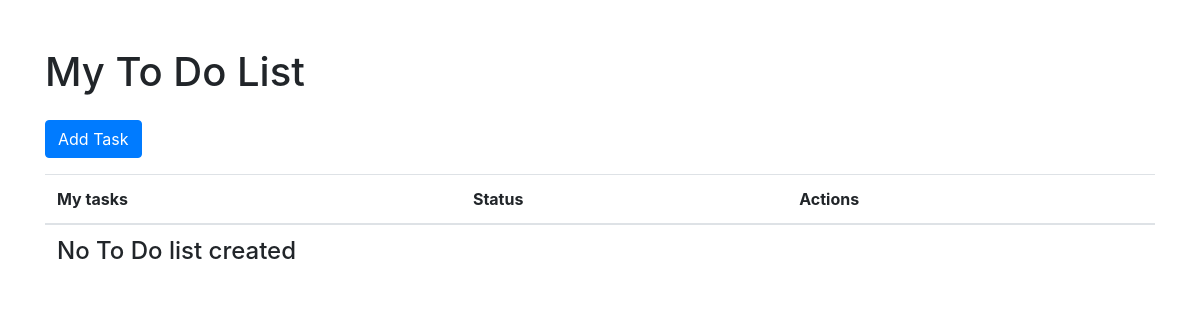
/, run on an earlier commit of the app's database.
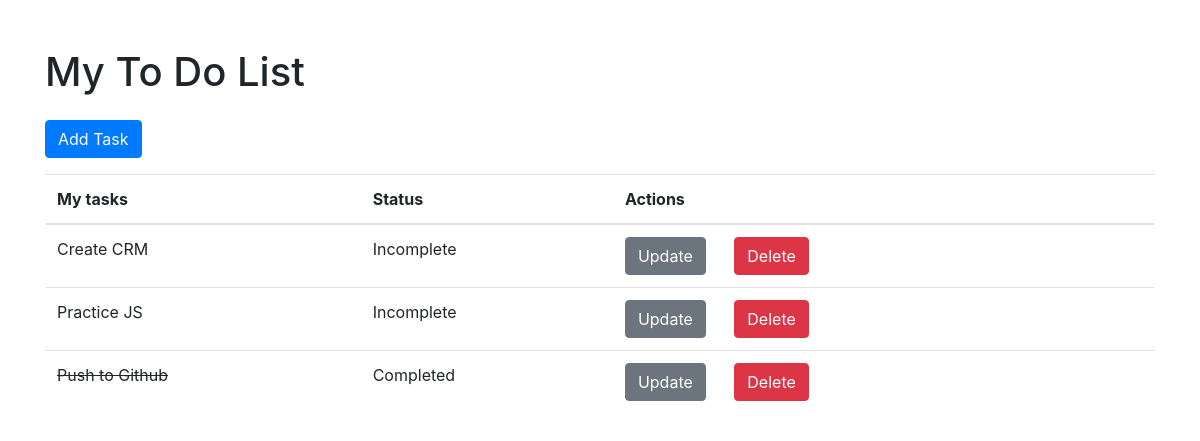
And on a later commit of the database.
### base/models.py (models this page shows, shortened)
class Task(models.Model):
    user=models.ForeignKey(User, on_delete=models.CASCADE,null=True,blank=True)
    title=models.CharField( max_length=50)
    description=models.TextField(null=True,blank=True)
    complete=models.BooleanField(default=False)
    create=models.DateTimeField(auto_now_add=True)
    class Meta:
      ordering=['complete']

### base/views.py (the view)
# urls.py: path("",views.taskList,name="home"),
def taskList(request):
    context={}
    data=Task.objects.all()
    form=TaskForm()
    if request.method=="POST":
        form=TaskForm(request.POST)
        if form.is_valid():
            form.save()
            return redirect("/")
    context['data']=data
    context['form']=form
    return render(request,'base/task_list.html',context)

### base/templates/base/task_list.html (shortened to what this page needs)
{% extends 'base/base.html' %} {% block content %}
<div class="container mt-5">
  <h1 class="mt-5">My To Do List</h1>
  <button onclick="openPopup()" class="btn btn-primary mt-3">Add Task</button>
  <table class="table mt-3">
    <thead>
      <tr>
        <th scope="col">My tasks</th>
        <th scope="col">Status</th>
        <th scope="col">Actions</th>
      </tr>
    </thead>
    <tbody>
      {% for task in data %}
      <tr>
        {% if task.complete %}
        <td><strike>{{ task.title }}</strike></td>
        <td>Completed</td>
        {% else %}
        <td>{{ task.title }}</td>
        <td>Incomplete</td>
        {% endif %}
        <td>
          <a href='{% url "updateTask" task.id %}' class="btn btn-secondary"
            >Update</a
          >
          <a href='{% url "deleteTask" task.id %}' class="mx-4 btn btn-danger"
            >Delete</a
          >
        </td>
      </tr>
      {% empty %}
      <tr>
        <td colspan="3">
          <h4>No To Do list created</h4>
        </td>
      </tr>
      {% endfor %}
    </tbody>
  </table>
</div>
{% endblock %}

What changed in the data, as far as the page shows it:
added Task: title "Create CRM"
added Task: title "Practice JS"
added Task: title "Push to Github"
Also different on the page:
text no longer shown: "No To Do list created"
